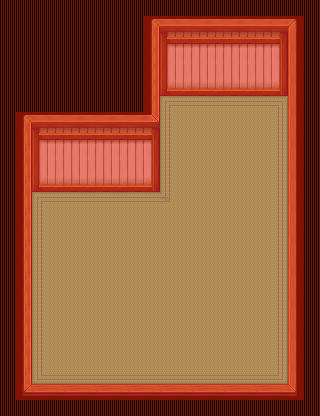

This is a level from a 2D game, rendered from its Tiled map with the project's own tilesets. A one-line summary and the map file follow, with tile-layer data summarised:
An orthogonal 20x26 tile map with 16x16 px tiles, 5 tile layers (ground, wall, deco, object, ...), 3 tilesets and 2 objects (teleport_target, teleport).

<map version="1.0" orientation="orthogonal" renderorder="right-down" width="20" height="26" tilewidth="16" tileheight="16" backgroundcolor="#ffffff">
 <tileset firstgid="1" name="collision" tilewidth="16" tileheight="16">
  <image source="ortho_indoor_collision.png" width="48" height="32" />
  <tile id="0">
   <properties>
    <property name="collision" value="" />
   </properties>
  </tile>
  <tile id="2">
   <properties>
    <property name="collision" value="" />
   </properties>
  </tile>
 </tileset>
 <tileset firstgid="7" name="tilea2" tilewidth="16" tileheight="16">
  <image source="tilea2.png" width="512" height="384" />
 </tileset>
 <tileset firstgid="775" name="tilea4" tilewidth="16" tileheight="16">
  <image source="tilea4.png" width="512" height="480" />
 </tileset>
 <layer name="ground" width="20" height="26">
  <data>[520 cells, 240 non-empty, 17 distinct tile ids]</data>
 </layer>
 <layer name="wall" width="20" height="26">
  <data>[520 cells, 280 non-empty, 33 distinct tile ids]</data>
 </layer>
 <layer name="deco" width="20" height="26">
  <data>[520 cells, 0 non-empty, 0 distinct tile ids]</data>
 </layer>
 <layer name="object" width="20" height="26">
  <data>[520 cells, 0 non-empty, 0 distinct tile ids]</data>
 </layer>
 <layer name="collision" width="20" height="26">
  <data>[520 cells, 280 non-empty, 2 distinct tile ids]</data>
 </layer>
 <objectgroup name="event">
  <object name="home-home_basement" type="teleport_target" x="224" y="96" width="32" height="32" />
  <object name="home_basement-home" type="teleport" x="224" y="64" width="32" height="32" />
 </objectgroup>
 <objectgroup name="enemy" />
</map>
